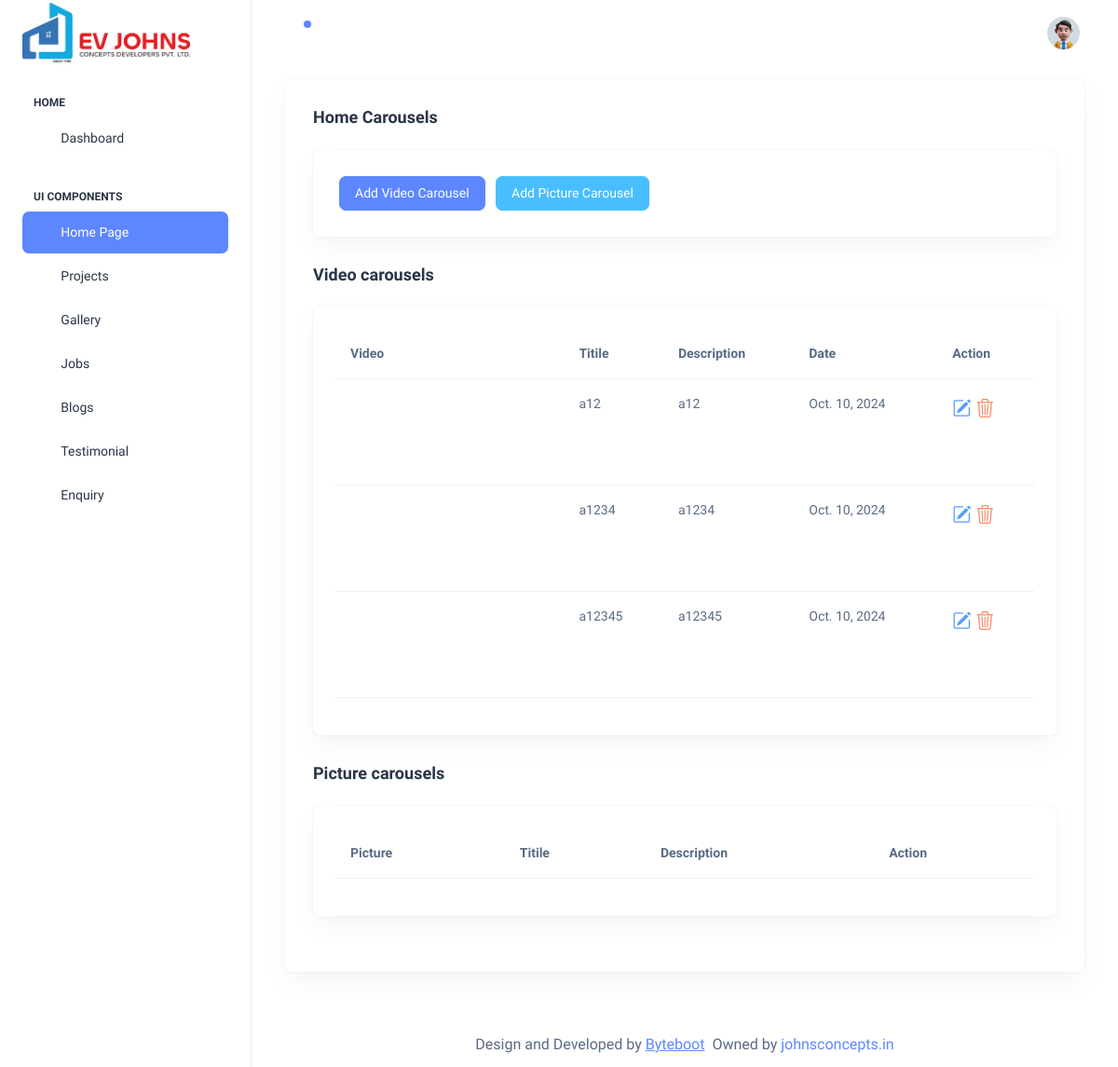
The page /HomePageEdits on the database as committed earlier.
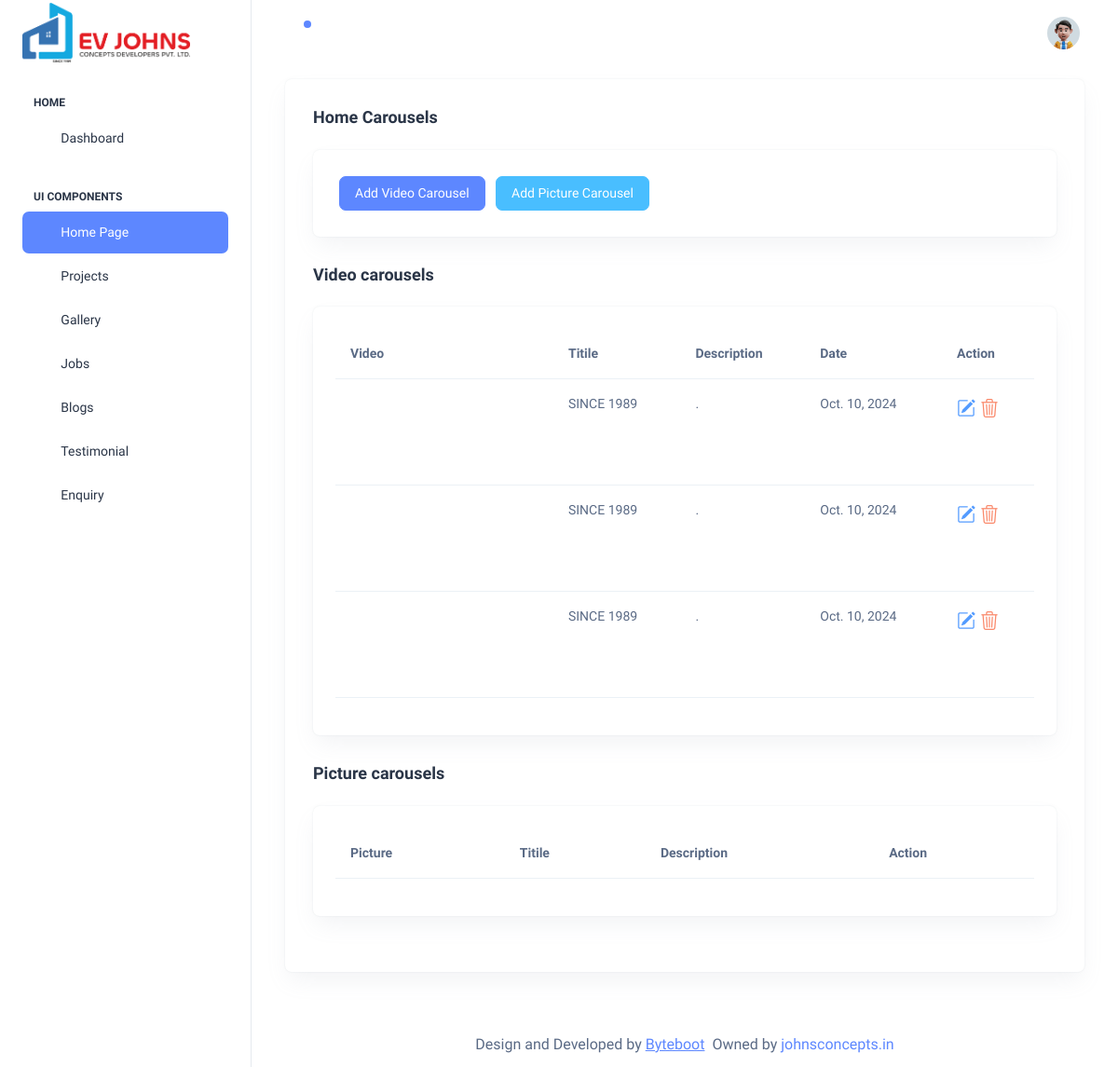
The same page on the database as committed later.
### Home/models.py (models this page shows)
class VideoSlide(models.Model):
    video = models.FileField(upload_to='slidevideo')
    caption = models.CharField(max_length=255)
    sub_headding = models.CharField(max_length=255)
    date_updated = models.DateField(auto_now_add=True)

### Home/views.py (the view)
# urls.py: path("HomePageEdits",views.HomePageEdits,name="HomePageEdits"),
def HomePageEdits(request):
    videoslids = VideoSlide.objects.all()
    pictureslids = PictureSlids.objects.all()
    print(videoslids)
    context = {
        "videoslids":videoslids,
        "pictureslids":pictureslids
    }
    return render(request,"dashboard/homepageedits.html",context)

### templates/dashboard/homepageedits.html (shortened to what this page needs)
{% extends 'dashboard/index.html' %}{% load static %}{% block admin %}
<div class="container-fluid">
    <div class="card">
      <div class="card-body">
        <h5 class="card-title fw-semibold mb-4">Home Carousels</h5>
        <div class="card">
          <div class="card-body p-4">
            <button type="button" class="btn btn-primary m-1" data-bs-toggle="modal" data-bs-target="#exampleModal">Add Video Carousel</button>
            <button type="button" class="btn btn-secondary m-1" data-bs-toggle="modal" data-bs-target="#exampleModal1">Add Picture Carousel</button>
          </div>
        </div>
          <h5 class="card-title fw-semibold mb-4">Video carousels</h5>
          <div class="card">
            <div class="card-body p-4">
                <table class="table table-stripped">
                    <tr>
                        <th>Video</th>
                        <th>Titile</th>
                        <th>Description</th>
                        <th>Date</th>
                        <th>Action</th>
                    </tr>
                    {% for item in videoslids %}
                    <tr>
                        <td>
                           <video  width="150px" autoplay loop muted>
                            <source src="{{item.video.url}}">
                           </video>
                        </td>
                        <td>{{item.caption}}</td>
                        <td>{{item.sub_headding}}</td>
                        <td>{{item.date_updated}}</td>
                        <td>
                            <a href="" class="text-info" style="font-size: 20px !important;">
                                    <i class="bi bi-pencil-square"></i>
                            </a>
                            <a href="{%url 'DeleteVideoCarousal' item.id%}" class="text-danger" style="font-size: 20px !important;">
                                    <i class="bi bi-trash3"></i>
                            </a>
                        </td>
                    </tr>
                    {% endfor %}
                </table>
            </div>
          </div>
          <h5 class="card-title fw-semibold mb-4">Picture carousels</h5>
          <div class="card">
            <div class="card-body p-4">
                <table class="table table-stripped">
                    <tr>
                        <th>Picture</th>
                        <th>Titile</th>
                        <th>Description</th>
                        <th>Action</th>
                    </tr>
                </table>
            </div>
          </div>
        </div>
      </div>
    </div>
  </div>
{% endblock  %}

Rows that differ between the two databases and show on the page:
changed VideoSlide (number 1 of 3 on the later page): caption "a12" → "SINCE 1989"; sub_headding "a12" → "."
changed VideoSlide (number 2 of 3 on the later page): caption "a1234" → "SINCE 1989"; sub_headding "a1234" → "."
changed VideoSlide (number 3 of 3 on the later page): caption "a12345" → "SINCE 1989"; sub_headding "a12345" → "."
